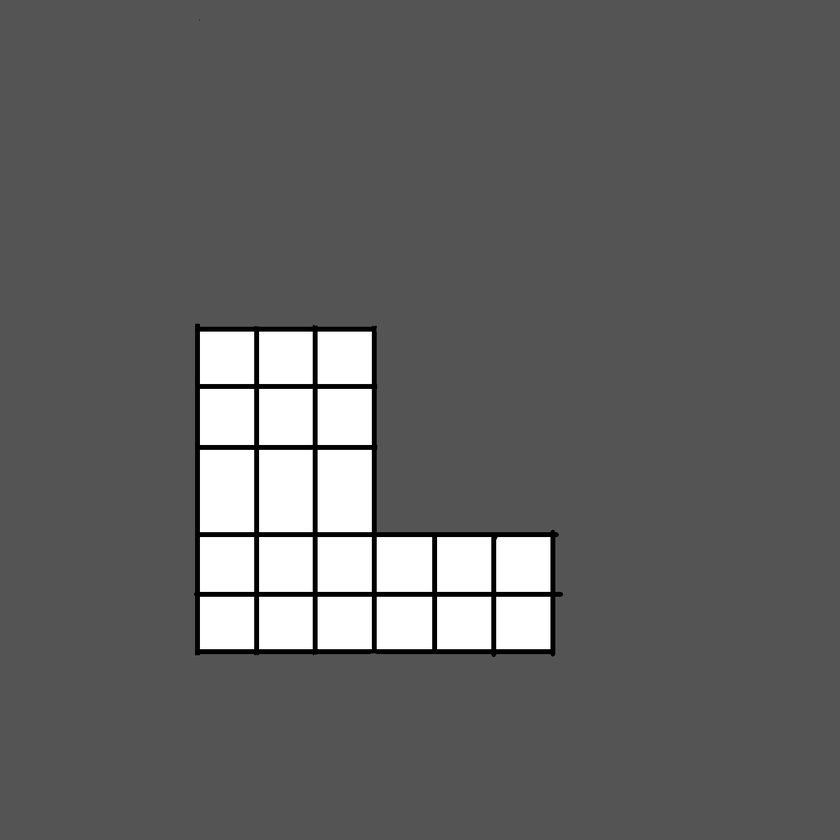
#> input picture map4.png, 840 x 840 px, shrunk from 1378 x 1378 before the run
$ python MapRecognition.py
#> lines starting #> are read from the running program, lines starting #| are printed output that depends on the picture; after the words box and inside, x2 and y2 are one past the last pixel; in counts of white or black regions, pixels touching at a corner belong together
import cv2
import numpy as np
import string
import csv
import json

def label_cells(image_path, output_format='csv'):
    # Load the image using OpenCV
#> called with image_path = 'map4.png', output_format = 'csv'
    image = cv2.imread(image_path)
#> image is the input picture: shape (840, 840, 3); min 0, max 255, mean 98.1
    gray = cv2.cvtColor(image, cv2.COLOR_BGR2GRAY)

    # Apply thresholding to create a binary image
    _, binary = cv2.threshold(gray, 128, 255, cv2.THRESH_BINARY)
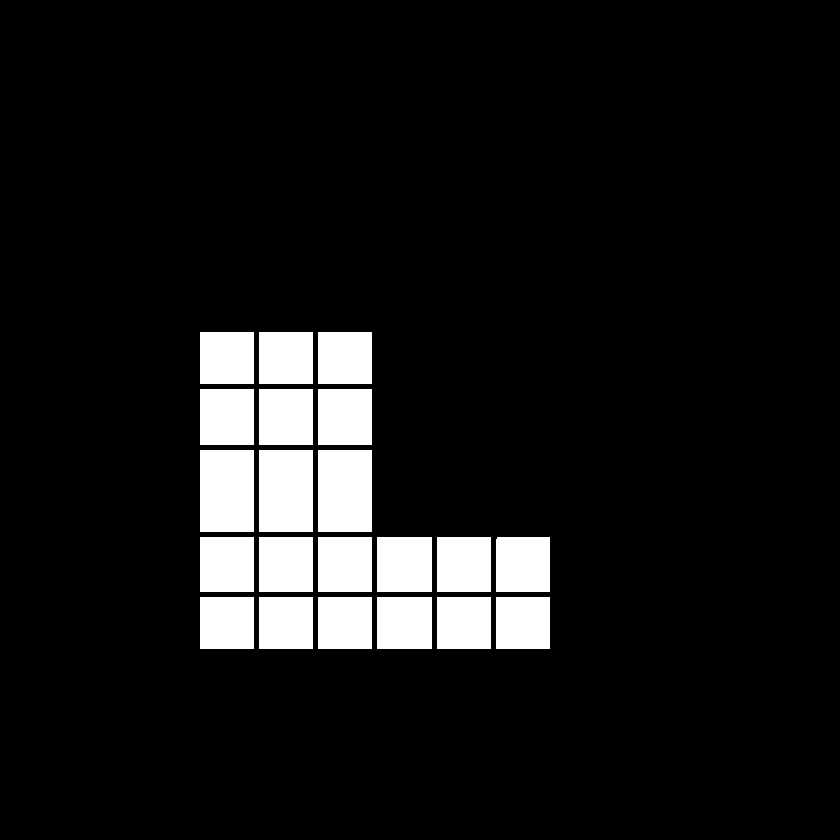
#> binary: shape (840, 840); 9.3% white; 21 white regions

    # Find contours of the grids
    contours, _ = cv2.findContours(binary, cv2.RETR_EXTERNAL, cv2.CHAIN_APPROX_SIMPLE)
#> contours = 21 contours; largest, box (x1, y1, x2, y2) and area: (318, 450, 372, 532) 4293, (259, 450, 313, 532) 4293, (200, 450, 254, 532) 4293, (377, 537, 432, 592) 2916, (318, 389, 372, 445) 2915

    # Sort contours by their y-coordinate (top to bottom), and then by x-coordinate (left to right)
    contours = sorted(contours, key=lambda contour: (cv2.boundingRect(contour)[1], cv2.boundingRect(contour)[0]))
#> contours = 21 contours; largest, box (x1, y1, x2, y2) and area: (200, 450, 254, 532) 4293, (259, 450, 313, 532) 4293, (318, 450, 372, 532) 4293, (377, 537, 432, 592) 2916, (200, 389, 254, 445) 2915

    labeled_cells = {}
    label_index = 0

    for idx, contour in enumerate(contours):
        if cv2.contourArea(contour) > 100:  # Adjust this threshold as needed
            # Calculate the centroid of the cell
            M = cv2.moments(contour)
            if M["m00"] != 0:
                cX = int(M["m10"] / M["m00"])
                cY = int(M["m01"] / M["m00"])

                # Generate a unique cell label
                cell_label = f'{string.ascii_uppercase[label_index % 26]}{label_index // 26 + 1}'
                label_index += 1
                labeled_cells[f'Cell {idx + 1}'] = cell_label

                # Calculate the position to draw the label within the cell
                label_position = (cX - 15, cY + 15)  # Adjust these values as needed

                # Draw the label on the image
                cv2.putText(image, cell_label, label_position,
                            cv2.FONT_HERSHEY_SIMPLEX, 0.5, (0, 0, 255), 2)
#> this loop made 21 passes
#> (contour, cX, cY, cell_label, label_position) on passes 1 to 8: ([[200, 332], [200, 383], [253, 383], [253, 332]], 226, 357, 'A1', (211, 372)), ([[259, 332], [259, 383], [312, 383], [312, 332]], 285, 357, 'B1', (270, 372)), ([[318, 332], [318, 383], [371, 383], [371, 332]], 344, 357, 'C1', (329, 372)), ([[200, 389], [200, 444], [253, 444], [253, 389]], 226, 416, 'D1', (211, 431)), ([[259, 389], [259, 444], [312, 444], [312, 389]], 285, 416, 'E1', (270, 431)), ([[318, 389], [318, 444], [371, 444], [371, 389]], 344, 416, 'F1', (329, 431)), ([[200, 450], [200, 531], [253, 531], [253, 450]], 226, 490, 'G1', (211, 505)), ([[259, 450], [259, 531], [312, 531], [312, 450]], 285, 490, 'H1', (270, 505))
#> (cX, cY, cell_label, label_position) on pass 15: (522, 564, 'O1', (507, 579))
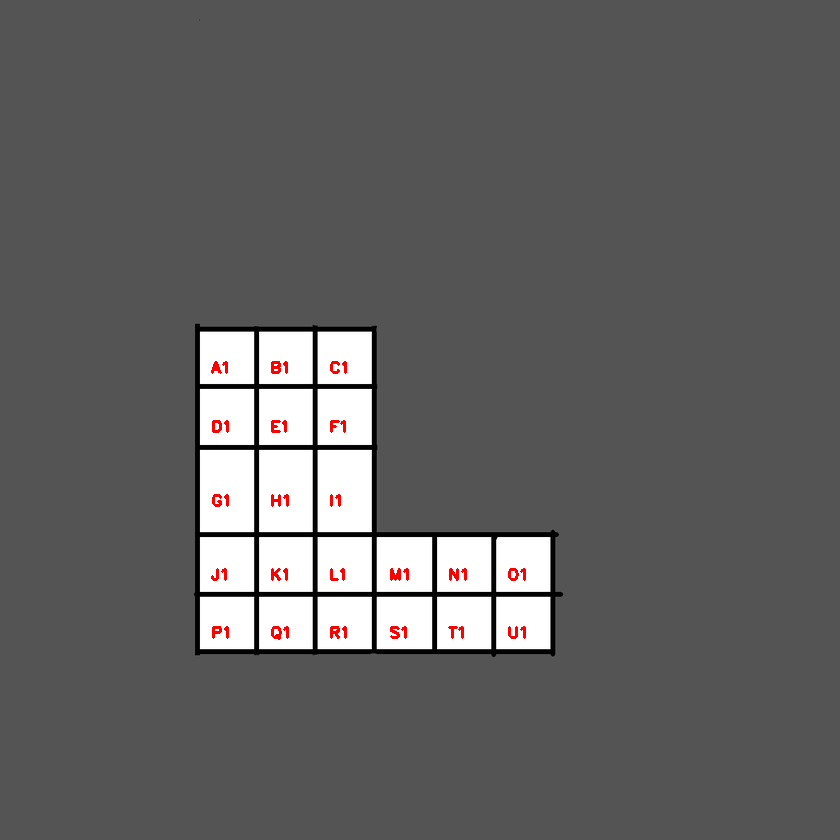
#> image: shape (840, 840, 3); 0.36% of pixels changed, all inside (x1, y1, x2, y2) = (211, 361, 526, 640)
#> after the loop, label_index = 21; labeled_cells = 21 items

    # Save the labeled image
    cv2.imwrite('labeled_map.png', image)

    if output_format == 'csv':
        # Export the labeled cells to a CSV file
        with open('labeled_cells.csv', 'w', newline='') as csvfile:
            writer = csv.writer(csvfile)
            writer.writerow(['Cell Number', 'Label'])
            for cell, label in labeled_cells.items():
                writer.writerow([cell, label])
#> this loop made 21 passes
#> (cell, label) on passes 1 to 12: ('Cell 1', 'A1'), ('Cell 2', 'B1'), ('Cell 3', 'C1'), ('Cell 4', 'D1'), ('Cell 5', 'E1'), ('Cell 6', 'F1'), ('Cell 7', 'G1'), ('Cell 8', 'H1'), ('Cell 9', 'I1'), ('Cell 10', 'J1'), ('Cell 11', 'K1'), ('Cell 12', 'L1')

    elif output_format == 'json':
        # Export the labeled cells to a JSON file
        with open('labeled_cells.json', 'w') as jsonfile:
            json.dump(labeled_cells, jsonfile, indent=4)

if __name__ == "__main__":
    input_image_path = 'map4.png'
    output_format = 'csv'  # Change to 'json' if you want JSON output
    label_cells(input_image_path, output_format)
